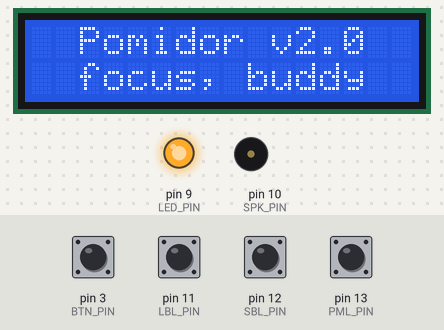
A sketch run on a simulated Arduino Uno, built with avr-gcc and run on an emulated ATmega328P. Parts: 16×2 character LCD, output pins drawn as LEDs (lit = HIGH), buzzer (waves = sounding). The test bench sets the inputs (shaded band); at power-on: pin 3 (BTN_PIN), pin 11 (LBL_PIN), pin 12 (SBL_PIN), pin 13 (PML_PIN) HIGH.

Above: at 1.6 s.
1.7 s: pin 3 (BTN_PIN) pulled LOW for 0.15 s
At 1.88 s:
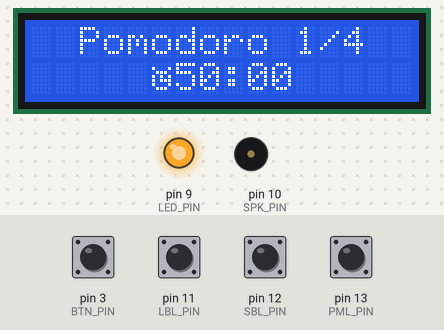
3.4 s: pin 3 (BTN_PIN) pulled LOW for 1 s
At 4.2 s:
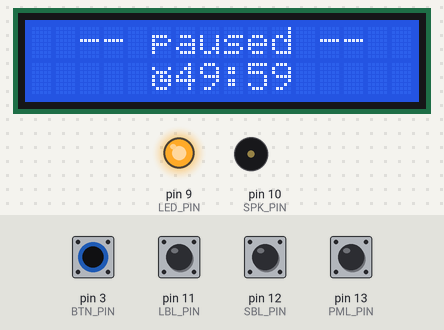
5.9 s: pin 3 (BTN_PIN) pulled LOW for 0.15 s
At 6.09 s:
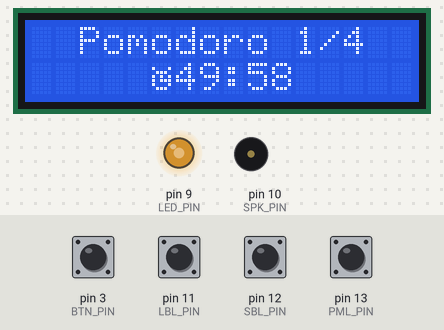
8.3 s: pin 3 (BTN_PIN) pulled LOW for 1 s
At 9.6 s:
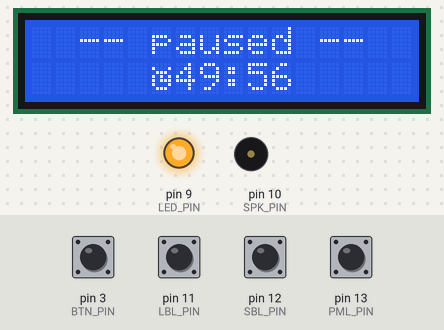
10.8 s: pin 3 (BTN_PIN) pulled LOW for 3.2 s
At 15.94 s:
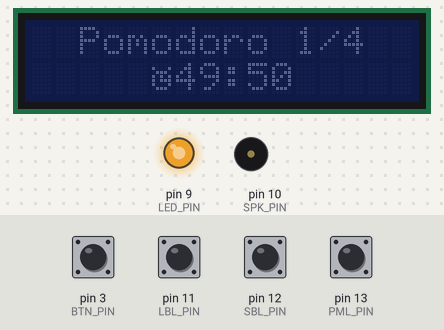
19.8 s: pin 3 (BTN_PIN) pulsed LOW 5 times (0.12 s each, 0.3 s apart)
At 22.1 s:
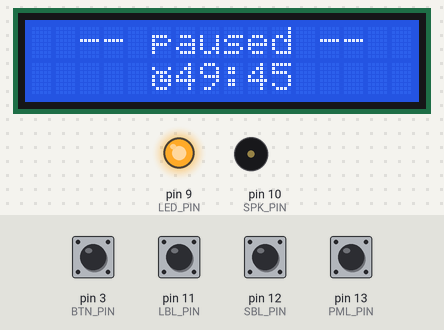
Timing chart, 0 to 23.6 s (numbered marks = the images above; inputs shaded):
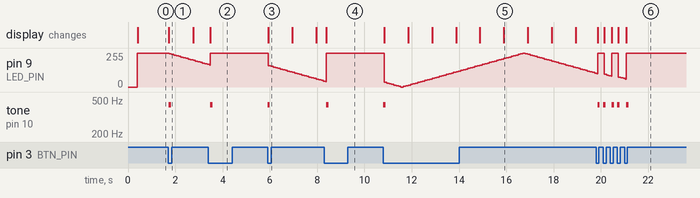

Measured:
- after the input at 1.7 s, pin 9 (LED_PIN): moves from 255/255 to 170/255 over 1.6 s, starting at once; tone on pin 10 (SPK_PIN): silent → 440 Hz at once, → silent 0.10 s later; the display: changes at once (image 1)
- after the input at 3.4 s, tone on pin 10 (SPK_PIN): silent → 440 Hz after 0.08 s, → silent 0.10 s later; the display: changes after 0.08 s (image 2)
- after the input at 5.9 s, pin 9 (LED_PIN): moves from 255/255 to 45/255 over 2.3 s, starting at once; tone on pin 10 (SPK_PIN): silent → 440 Hz at once, → silent 0.10 s later; the display: changes at once (image 3)
- after the input at 8.3 s, tone on pin 10 (SPK_PIN): silent → 440 Hz after 0.09 s, → silent 0.10 s later; the display: changes after 0.09 s (image 4)
- after the input at 10.8 s, pin 9 (LED_PIN): 255/255 → 35/255 at once, → 30/255 0.10 s later, → 25/255 0.10 s later, → 20/255 0.10 s later, … (89 changes in this stretch); tone on pin 10 (SPK_PIN): silent → 440 Hz at once, → silent 0.10 s later; the display: first changes at once (image 5 shows a later state)
- after the input at 19.8 s, tone on pin 10 (SPK_PIN): silent → 440 Hz after 0.06 s, then repeats every 0.61 s: silent 0.14 s, 440 Hz 0.10 s, silent 0.27 s, 440 Hz 0.10 s, until it stays silent from 21.2 s; the display: first changes after 0.06 s (image 6 shows a later state)
- what the display in image 5 shows lasts 1.0 s, from 15.9 s to 16.9 s

The sketch:

pomidor.ino
```cpp
#include "config.h"
#include "locale.h"
#include "font.h"
#include "music.h"

#include <Wire.h>
#include <hd44780.h>                       // main hd44780 header
#include <hd44780ioClass/hd44780_I2Cexp.h> // i2c expander i/o class header

hd44780_I2Cexp lcd;

// === GLOBAL VARIABLES
int POMODORO;
int SHORT_BREAK;
int LONG_BREAK;

int countingDownFrom = 0;
int seconds = 0;
int donePomodoros = 0;
int ledBrightness = 255;
int state = STATE_INI;

bool ledRising = false;
bool breakNext = false;

int buttonState = HIGH;
int prevButtonState = HIGH;
bool buttonPressed = false;

void setLed(int val) {
  analogWrite(LED_PIN, val);
}

void playBeep() {
  tone(SPK_PIN, 440, 100);
}

void playMajorTriad() {
  tone(SPK_PIN, NOTE_F, 250);
  delay(250);
  tone(SPK_PIN, NOTE_A, 250);
  delay(250);
  tone(SPK_PIN, NOTE_C, 500);
}

void playMinorTriad() {
  tone(SPK_PIN, NOTE_F, 250);
  delay(250);
  tone(SPK_PIN, NOTE_AB, 250);
  delay(250);
  tone(SPK_PIN, NOTE_C, 500);
}

void processLedTick() {
  if(ledRising) {
    ledBrightness += 5;
  } else {
    ledBrightness -= 5;
  }

  setLed(ledBrightness);

  if(ledBrightness == 0) ledRising = true;
  if(ledBrightness == 255) ledRising = false;
}

void updateButton() {
  prevButtonState = buttonState;
  buttonState = digitalRead(BTN_PIN);

  if (buttonState != prevButtonState && buttonState == LOW) {
    buttonPressed = true;
  }
}

bool isButtonPressed() {
  if (buttonPressed) {
    buttonPressed = false;
    return true;
  }

  return false;
}

void printSeconds() {
  lcd.setCursor(0, 1);
  lcd.print(S_SEC_PRE);
  lcd.write(0);
  if(seconds < 600) {
    lcd.print("0");
  }
  lcd.print(seconds / 60);
  lcd.print(":");
  if(seconds % 60 < 10) {
    lcd.print("0");
  }
  lcd.print(seconds % 60);
}

void printPomodoro() {
  lcd.backlight();
  lcd.clear();
  lcd.print(S_POMODORO);
  lcd.print(donePomodoros + 1);
  lcd.print(S_SEP);
  lcd.print(POMODOROS_TO_LONG_BREAK);
  printSeconds();
}

void runPomodoro() {
  countingDownFrom = POMODORO;
  seconds = POMODORO;
  state = STATE_RUN;
  printPomodoro();
}

void pausePomodoro() {
  state = STATE_PSE;
  lcd.backlight();
  lcd.clear();
  lcd.print(S_PAUSED);
  printSeconds();
}

void resumePomodoro() {
  state = STATE_RUN;
  countingDownFrom = seconds;
  printPomodoro();
}

void finishPomodoro() {
  lcd.backlight();
  state = STATE_WAI;
  donePomodoros += 1;
  lcd.clear();
  lcd.print(S_DONE);
  lcd.print(donePomodoros);
  lcd.print(S_SEP);
  lcd.print(POMODOROS_TO_LONG_BREAK);
  breakNext = true;
  playMajorTriad();
}

void startBreak(int length) {
  breakNext = false;
  lcd.backlight();
  countingDownFrom = length;
  seconds = length;
  lcd.clear();
  lcd.print(S_BREAK_TIME);
  printSeconds();
  state = STATE_BRK;
}

void finishBreak() {
  state = STATE_WAI;
  lcd.backlight();
  lcd.clear();
  lcd.print(S_FOCUS_TIME);
  if(donePomodoros == POMODOROS_TO_LONG_BREAK) {
    donePomodoros = 0;
  }
  playMinorTriad();
}

// This is due to a bug in the design of the board,
// in which the lines from the DIP switch can float high
// when they should be low because of no grounding.
// Yes. Facepalm. I'm not re-ordering the board.
int readFloatyLine(int pin) {
  for(int i = 0; i < 10; i++) {
    if (digitalRead(pin) == LOW) return LOW;
    delay(10);
  }

  return HIGH;
}

void setup() {
  pinMode(LED_PIN, OUTPUT);
  pinMode(SPK_PIN, OUTPUT);
  pinMode(BTN_PIN, INPUT);
  pinMode(PML_PIN, INPUT);
  pinMode(SBL_PIN, INPUT);
  pinMode(LBL_PIN, INPUT);

  int status;
	status = lcd.begin(LCD_COLS, LCD_ROWS);
	if(status) hd44780::fatalError(status);

  lcd.print(S_INITIALIZING);
  lcd.createChar(0, TIME_CHAR);

  if(readFloatyLine(PML_PIN) == LOW) {
    POMODORO = LOW_POMODORO;
  } else {
    POMODORO = HIG_POMODORO;
  }

  if(readFloatyLine(SBL_PIN) == LOW) {
    SHORT_BREAK = LOW_SHORT_BREAK;
  } else {
    SHORT_BREAK = HIG_SHORT_BREAK;
  }

  if(readFloatyLine(LBL_PIN) == LOW) {
    LONG_BREAK = LOW_LONG_BREAK;
  } else {
    LONG_BREAK = HIG_LONG_BREAK;
  }

  setLed(ledBrightness);

  lcd.clear();
  lcd.print(S_BANNER);
  lcd.setCursor(0, 1);
  lcd.print(S_PRESS_TO_START);
}

// the loop routine runs over and over again forever:
void loop() {
  updateButton();

  switch(state) {
    case STATE_INI:
      if(isButtonPressed()) {
        runPomodoro();
        playBeep();
        break;
      }
      break;
    case STATE_RUN:
      printSeconds();
      for(int i = 0; i < 10; i++) {
        processLedTick();
        updateButton();
        if(isButtonPressed()) {
          pausePomodoro();
          playBeep();
          break;
        }
        delay(100);
      }
      seconds -= 1;
      if(seconds == countingDownFrom - 5) lcd.noBacklight();
      if(seconds == 0) {
        finishPomodoro();
      }
      break;
    case STATE_BRK:
      printSeconds();
      for(int i = 0; i < 10; i++) {
        processLedTick();
        delay(100);
      }
      seconds -= 1;
      if(seconds == countingDownFrom - 5) lcd.noBacklight();
      if(seconds == 0) {
        finishBreak();
        break;
      }
      break;
    case STATE_WAI:
      setLed(255);

      if(isButtonPressed()) {
        playBeep();
        if(breakNext) {
          if(donePomodoros == POMODOROS_TO_LONG_BREAK) {
            startBreak(LONG_BREAK);
          } else {
            startBreak(SHORT_BREAK);
          }
        } else {
          runPomodoro();
        }
        break;
      }
      break;
    case STATE_PSE:
      setLed(255);
      lcd.backlight();
      if(isButtonPressed()) {
        playBeep();
        resumePomodoro();
        break;
      }
      break;
  }
}
```

font.h
```cpp
#ifndef __FONT_H_
#define __FONT_H_

const PROGMEM byte TIME_CHAR[8] = {
    B00000,
    B10001,
    B01110,
    B10101,
    B10111,
    B10001,
    B01110,
    B00000
};

#endif // __FONT_H_
```

locale.h
```cpp
#ifndef __LOCALE_H_
#define __LOCALE_H_

#define S_INITIALIZING "   -- init --"
#define S_BANNER "  Pomidor v2.0"
#define S_PRESS_TO_START "  focus, buddy"
#define S_POMODORO "  Pomodoro "
#define S_PAUSED "  -- paused --"
#define S_DONE "   Done! "
#define S_BREAK_TIME "  Break time!"
#define S_FOCUS_TIME " Time to focus!"
#define S_SEP "/"
#define S_SEC_PRE "     "

#endif // __LOCALE_H_
```

music.h
```cpp
#ifndef __MUSIC_H_
#define __MUSIC_H_

// Note frequencies

// F
#define NOTE_F 349
// A
#define NOTE_A 440
// Ab
#define NOTE_AB 415
// C'
#define NOTE_C 523


#endif // __MUSIC_H_
```

config.h
```cpp
#ifndef __CONFIG_H_
#define __CONFIG_H_

// === PINS (ARDUINO NOTATION)
#define BTN_PIN 3
#define LED_PIN 9
#define SPK_PIN 10

#define PML_PIN 13
#define SBL_PIN 12
#define LBL_PIN 11

// === LCD
#define LCD_COLS 16
#define LCD_ROWS 2

// === OTHER CONSTANTS
#define MINUTE 60

#define POMODOROS_TO_LONG_BREAK 4

// === POMODORO OPTS - READ FROM DIP
#define LOW_POMODORO 25 * MINUTE
#define HIG_POMODORO  50 * MINUTE

#define LOW_SHORT_BREAK 5 * MINUTE
#define HIG_SHORT_BREAK 10 * MINUTE

#define LOW_LONG_BREAK 15 * MINUTE
#define HIG_LONG_BREAK 30 * MINUTE

// === STATES
#define STATE_INI 0
#define STATE_RUN 2
#define STATE_WAI 4
#define STATE_PSE 8
#define STATE_BRK 16

#endif // __CONFIG_H_
```
